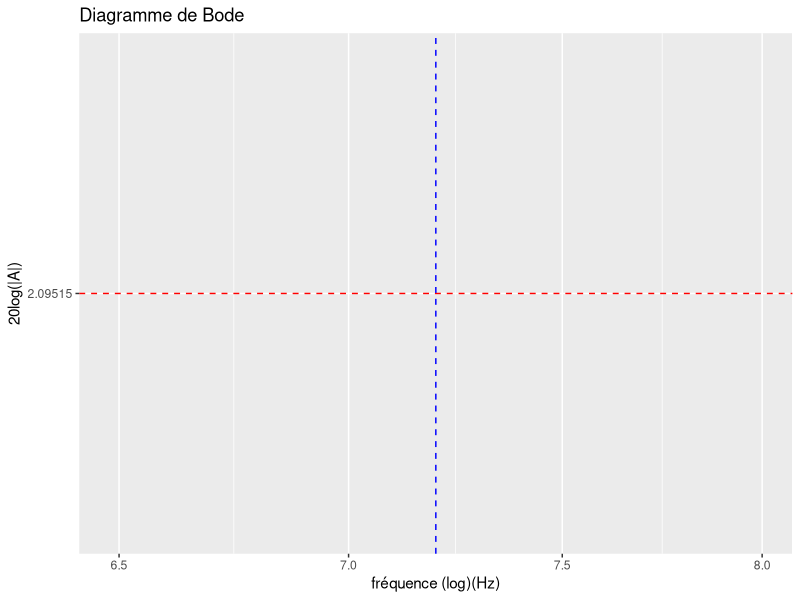

Here is the R script that generated this plot:
library(ggplot2)

# load data
data_df <- read.csv("sys1.csv", header = FALSE, skip = 1)
data_df1 <- read.csv("sys2.csv", header = FALSE, skip = 1)

data_matrix <- as.matrix(data_df)
data_matrix1 <- as.matrix(data_df1)

data_array <- array(data_matrix, dim = dim(data_matrix))
data_array1 <- array(data_matrix1, dim = dim(data_matrix1))

a <- 20 * log10(data_array[, 2] / abs(data_array[, 3]))
points <- cbind(data_array[, 1], a)
points2 <- cbind(data_array[, 4], a)

Threedb <- 20 * log10(1.8 / sqrt(2))

x_breaks <- seq(-180, 0, by = 20)
x_breaks <- x_breaks[x_breaks != -60]

x_breaksbode <- c(1, 3, 7.2, 10, 30)

a <- 20 * log10(data_array1[, 2] / abs(data_array1[, 3]))
points <- cbind(data_array1[, 1], a)
points2 <- cbind(data_array1[, 4], a)

p3 <- ggplot(as.data.frame(points), aes(x = points[, 1], y = points[, 2])) +
  labs(x = "fréquence (log)(Hz)", y = "20log(|A|)",
       title = "Diagramme de Bode") +
  scale_y_continuous(breaks = c(seq(-15, 5, by = 5), Threedb)) +
  scale_x_continuous(trans = "log10") +
  geom_hline(yintercept = Threedb,
             linetype = "dashed", color = "red") +
  geom_vline(xintercept = 7.2,
             linetype = "dashed", color = "blue")

ggsave("bode2.png", plot = p3, width = 6, height = 4, units = "in", dpi = 300)
